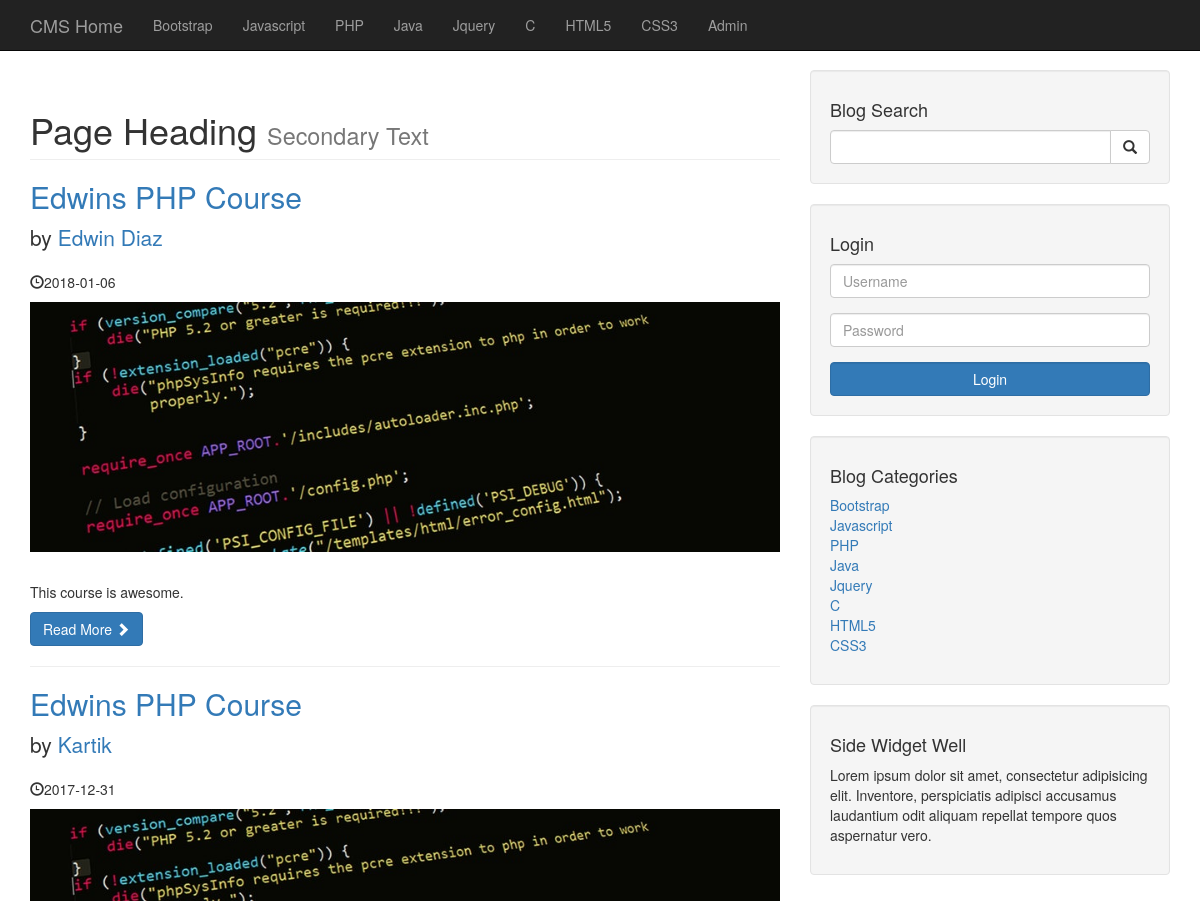
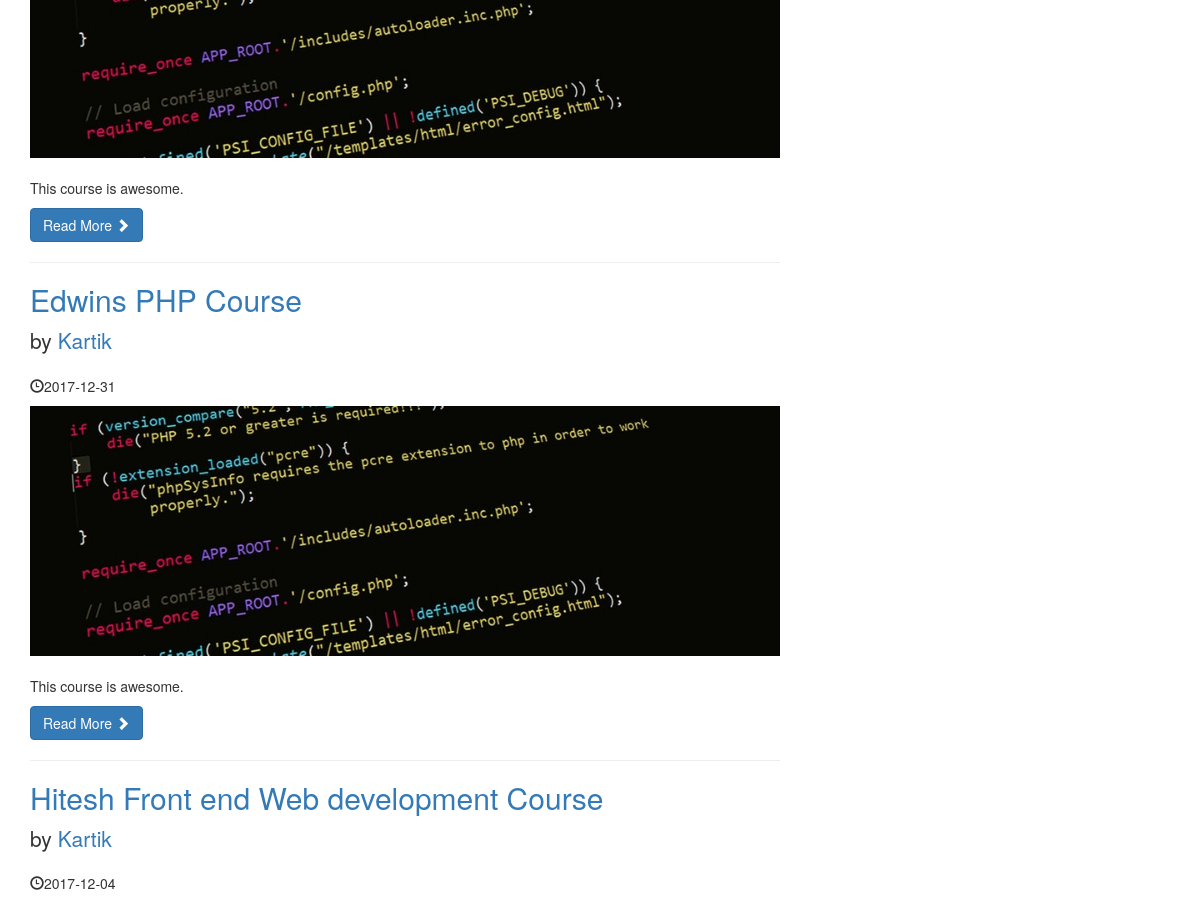
Before: / (upper part) with the older database file (2 pictures, top to bottom).
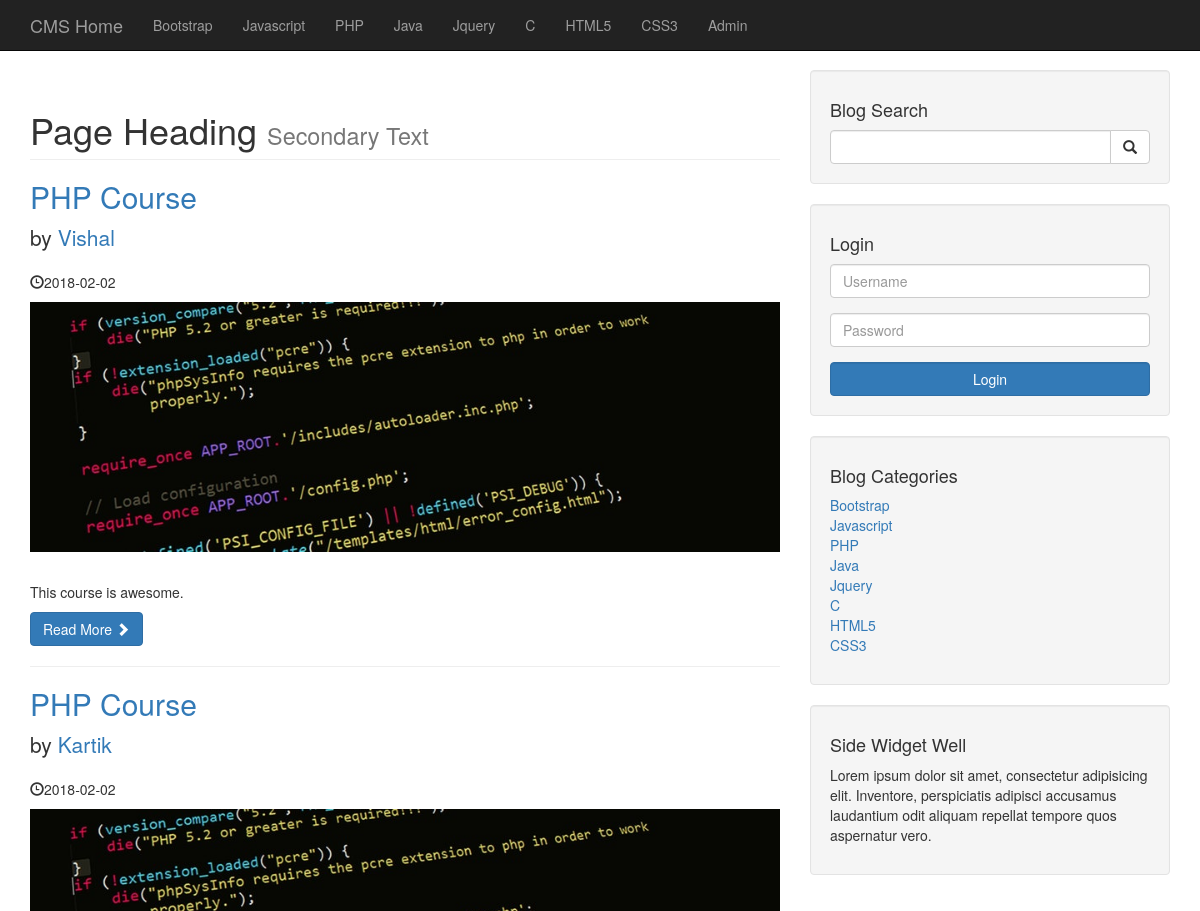
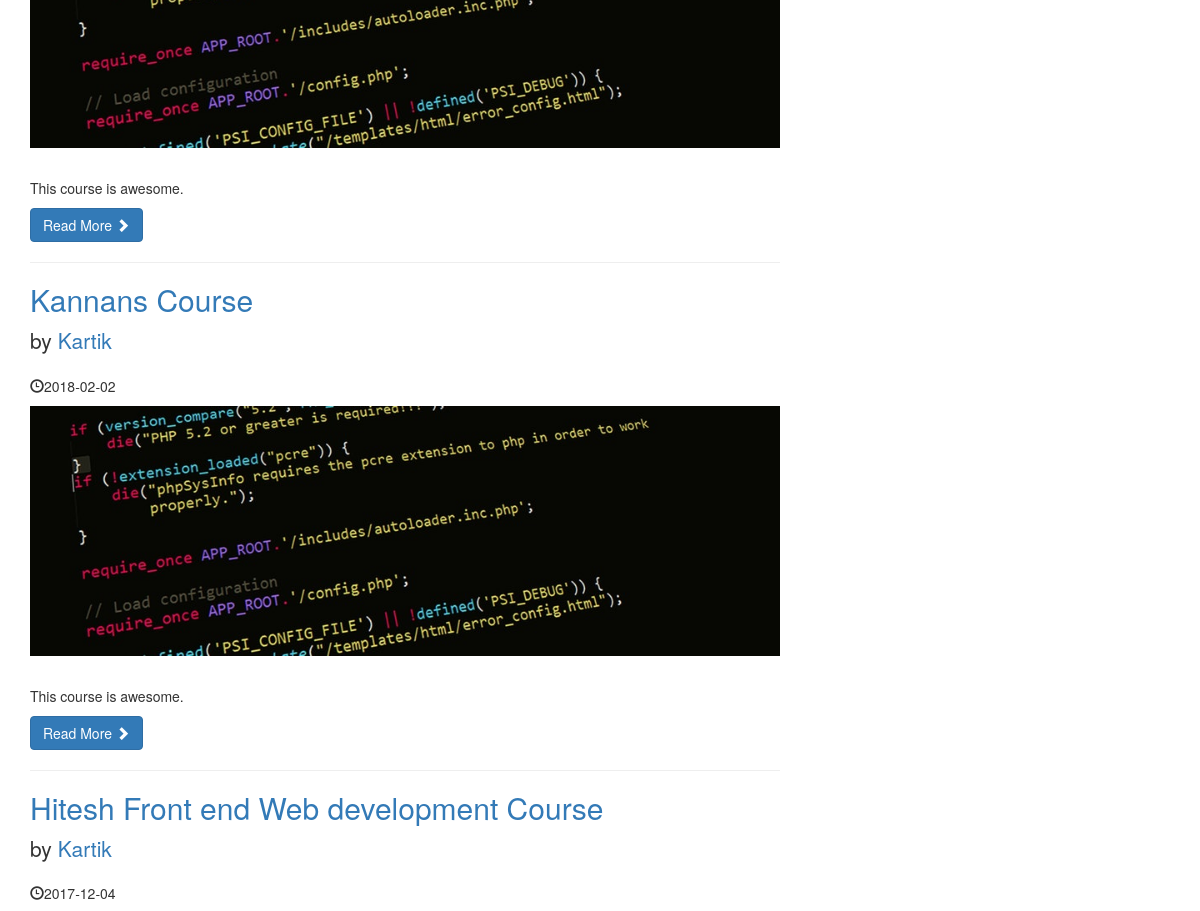
After: the same page with the newer database file (2 pictures, top to bottom).
### tables this page shows
CREATE TABLE `posts` (
  `post_id` int(3) NOT NULL,
  `post_category_title` varchar(255) NOT NULL,
  `post_title` varchar(255) NOT NULL,
  `post_author` varchar(255) NOT NULL,
  `post_date` date NOT NULL,
  `post_image` text NOT NULL,
  `post_content` text NOT NULL,
  `post_tags` varchar(255) NOT NULL,
  `post_comment_count` int(15) NOT NULL,
  `post_status` varchar(255) NOT NULL DEFAULT 'draft'
);

### index.php (the view, shortened to what this page needs)
 <?php include "includes/db.php" ?>
<!DOCTYPE html>
<html lang="en">
<?php include "includes/header.php" ?>
<body>
    <?php include "includes/navigation.php" ?>
    <div class="container">
        <div class="row">
            <div class="col-md-8">
                <h1 class="page-header">
                    Page Heading
                    <small>Secondary Text</small>
                </h1>
<?php
    $query = "SELECT * FROM posts WHERE post_status = 'published'";
    $result_fetched = mysqli_query($connection, $query);
    while($row = mysqli_fetch_assoc($result_fetched)) {
        $post_id = $row['post_id'];
        $post_title= $row['post_title'];
        $post_author= $row['post_author'];
        $post_date= $row['post_date'];
        $post_image= $row['post_image'];
        $post_content= $row['post_content'];
?>
                <h2>
                    <a href="post.php?post_id=<?php echo $post_id ?>"><?php echo $post_title; ?></a>
                </h2>
                <p class="lead">
                    by <a href="index.php"><?php echo $post_author; ?></a>
                </p>
                <p><span class="glyphicon glyphicon-time"></span><?php echo $post_date; ?></p>
                <a href="post.php?post_id=<?php echo $post_id ?>">
                <img class="img-responsive" src="images/<?php echo $post_image;?>" alt="image is not loading"></a>
                <br>
                <p><?php echo $post_content; ?></p>
                <a class="btn btn-primary" href="post.php?post_id=<?php echo $post_id ?>">Read More <span class="glyphicon glyphicon-chevron-right"></span></a>
                <hr>
                <?php
                }
                ?>
            </div>
           <?php include "includes/sidebar.php" ?>
        </div>
    </div>
</body>
</html>

Changed rows visible on the page:
changed posts: post_title "Edwins PHP Course" → "PHP Course"; post_author "Edwin Diaz" → "Vishal"; post_date "2018-01-06" → "2018-02-02"
changed posts (number 2 of 4 on the later page): post_title "Edwins PHP Course" → "PHP Course"; post_date "2017-12-31" → "2018-02-02"
changed posts: post_title "Edwins PHP Course" → "Kannans Course"; post_date "2017-12-31" → "2018-02-02"
